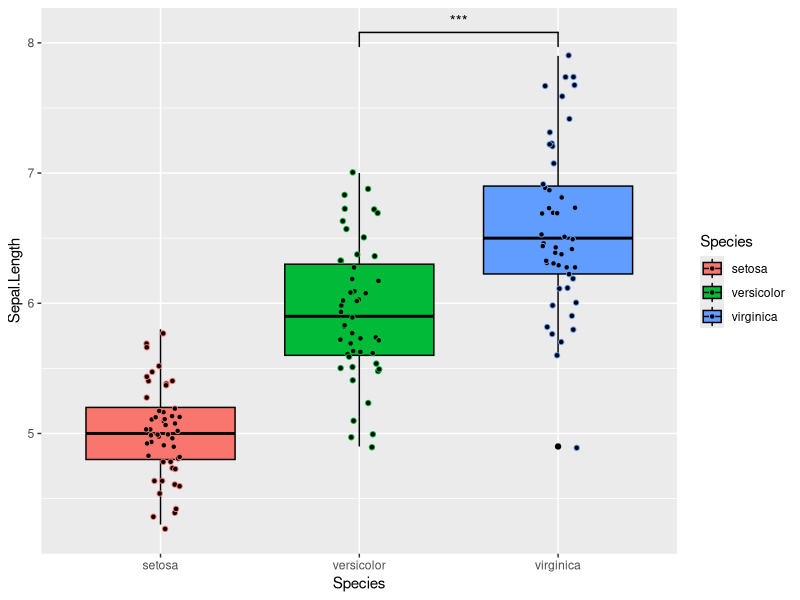
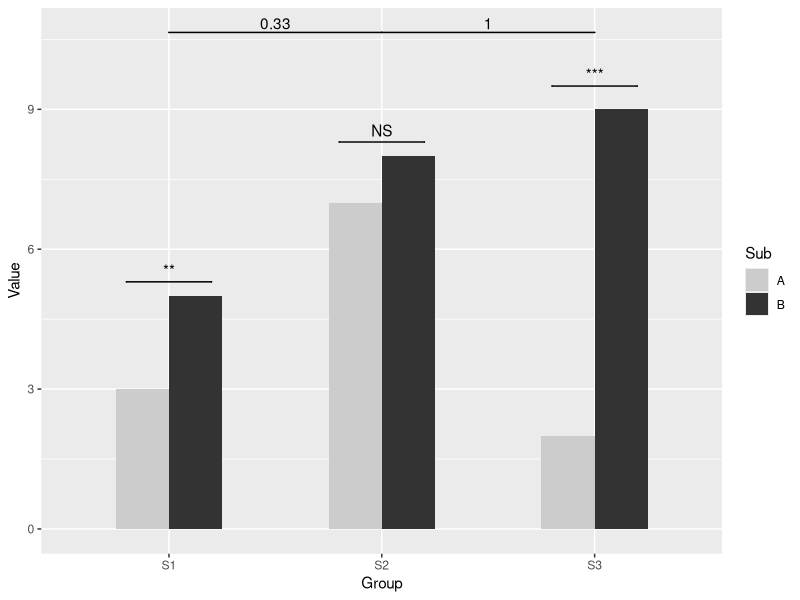

The R script that drew these images, in order: (Note: this script raises an error after producing the figures.)
## ---- chunk 1
library(ggplot2)
library(ggsignif)
## ---- chunk 2
ggplot(iris, aes(x = Species, y = Sepal.Length, fill = Species)) +
  geom_boxplot(color = "black") +
  geom_jitter(aes(color=Species),fill="black", width = 0.1, shape = 21) +
  # using `ggsignif` to display comparison of interest
  geom_signif(
    comparisons = list(c("versicolor", "virginica")),
    map_signif_level = TRUE
  ) #+
  #labs(title = "Boxplot on Iris dataset") +
  #theme_bw()
## ---- chunk 3
dat <- data.frame(
  Group = c("S1", "S1", "S2", "S2", "S3", "S3"),
  Sub = c("A", "B", "A", "B", "A", "B"),
  Value = c(3, 5, 7, 8, 2, 9)
)
dat
## ---- chunk 4
my_plot <- ggplot(dat, aes(x = Group, y = Value)) +
  geom_bar(aes(fill = Sub), stat = "identity", position = "dodge", width = .5) +
  geom_signif(
    y_position = c(5.3, 8.3, 9.5), xmin = c(0.8, 1.8, 2.8), xmax = c(1.2, 2.2, 3.2),
    annotation = c("**", "NS", "***"), tip_length = 0
  ) +
  geom_signif(
    comparisons = list(c("S1", "S2")),
    y_position = 10.3, tip_length = 0, vjust = 0.2
  )+
  geom_signif(
    comparisons = list(c("S2", "S3")),
    y_position = 10.3, tip_length = 0, vjust = 0.2
  ) +
  scale_fill_manual(values = c("grey80", "grey20"))

my_plot
## ---- chunk 5
ggplot2::ggsave(plot = my_plot, filename = "outputs/my_plot_ggsignif.pdf", width = 15, height = 3)
